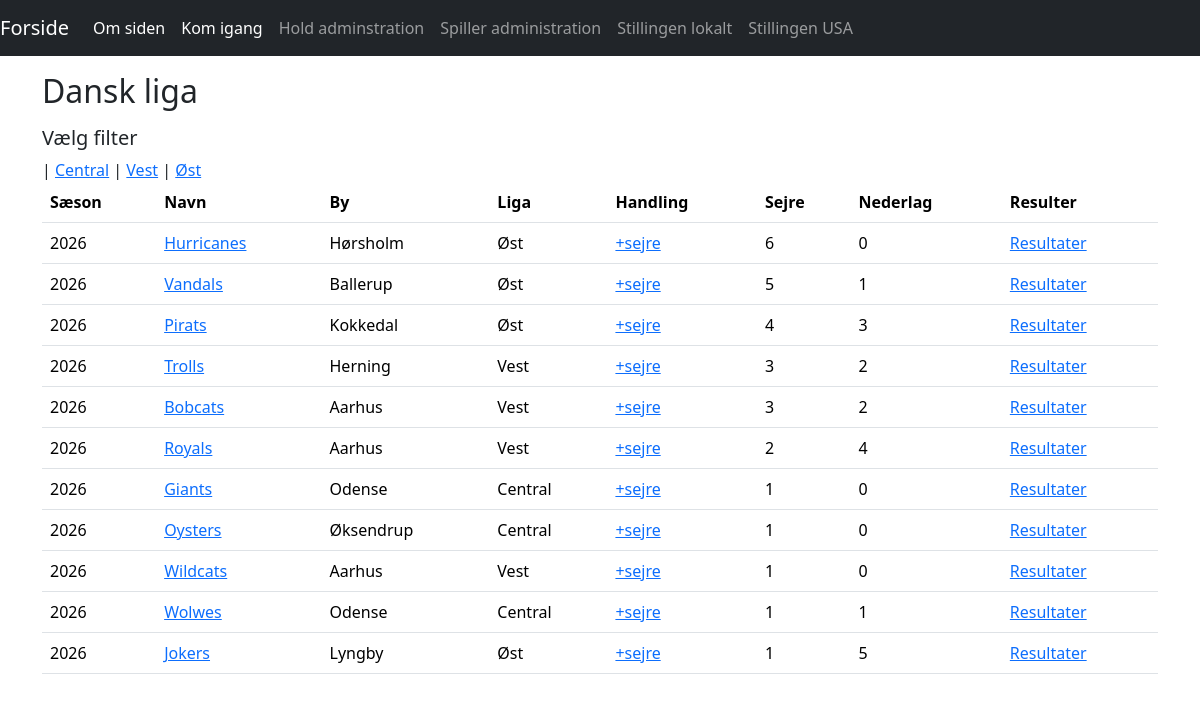
Page /standings-local on the committed database.
### tables this page shows
CREATE TABLE Teams(
	Id INTEGER PRIMARY KEY AUTOINCREMENT,
	Season INTEGER,
	City VARCHAR(50),
	Name VARCHAR(50),
	League VARCHAR(20),
	Division VARCHAR(50)
);

### app.py (the view)
@app.route('/standings-local')
@app.route('/standings-local/<league>')
def standingslocal(league = None):
    if league == None:
        return render_template('standings/standingslocal.html', title = 'Dansk liga',
                               standings = standing_service.get_stadings_local(team_service, result_service),
                               filter_options = team_service.create_filters())
    else:
        return render_template('standings/standingslocal.html', title = 'Dansk liga med filter',
                               standings = standing_service.get_stadings_local_filter_by_league(team_service, result_service, league),
                               filter_options = team_service.create_filters(),
                               selected_league = league)

### models/result.py (called while the page is built)
    @property
    def teamid(self):
        return self.__team_id

    @property
    def wins(self):
        return self.__wins

    @property
    def losses(self):
        return self.__losses

### models/team.py (called while the page is built)
    @property
    def id(self):
        return self.__id

    @property
    def season(self):
        return self.__season

    @property
    def city(self):
        return self.__city

    @property
    def name(self):
        return self.__name

    @property
    def league(self):
        return self.__league

    @property
    def division(self):
        return self.__division

### services/result_service.py (called while the page is built)
    def get_result_by_teamid(self, teamid):
        result = self.__storage.get_result_by_teamid(teamid)
        return result

### services/stadings_service.py (called while the page is built)
    def get_stadings_local(self, team_service, result_service) -> list[Standing]:
        standings = []
        teams = team_service.get_all_teams()
        for team in teams:
            result = result_service.get_result_by_teamid(team.id)
            standing = Standing(team.season, team.id, team.city, team.name, team.league, team.division,
                                   result.teamid, result.wins, result.losses)
            print(f"standing: {standing.teamid}")
            standings.append(standing)
            standings.sort(key=lambda x: (int(x.wins), int(-x.losses)), reverse=True)
        return standings

### services/team_service.py (called while the page is built)
    def get_all_teams(self):
        return self.__storage.get_all_teams()

    def create_filters(self):
        created_teams = self.get_all_teams()
        leagues = []
        for team in created_teams:
            leagues.append(team.league)
        league_unique = list(set(leagues))
        return league_unique

### storage/db_results.py (called while the page is built)
    def get_result_by_teamid(self, teamid):
        cur = self.__connection.cursor()
        cur.execute(self.SELECT_BY_TEAMID_SQL, (teamid,))
        for row in cur:
            result = Result(*row)
        return result

### storage/db_teams.py (called while the page is built)
    def get_all_teams(self) -> list[Team]:
        cur = self.__connection.cursor()
        cur.execute("SELECT * FROM Teams")
        teams = []
        for row in cur:
            team_obj = Team(*row)
            teams.append(team_obj)
        cur.close()
        return teams

### templates/standings/standingslocal.html
{% extends 'layout.html' %}
{% block content %}
    {% if selected_league %}
        <p>filter league: {{selected_league}}</p>
    {% else %}
        <h5>Vælg filter</h5>
        {% for f in filter_options%}
            | <a href="/standings-local/{{f}}">{{f}}</a>
        {% endfor %}
    {% endif %}
    <table class="table">
    <thead>
        <tr>
            <th scope="col">Sæson</th>
            <th scope="col">Navn</th>
            <th scope="col">By</th>
            <th scope="col">Liga</th>
            <th scope="col">Handling</th>
            <th scope="col">Sejre</th>
            <th scope="col">Nederlag</th>
            <th scope="col">Resulter</th>
        </tr>
    </thead>
    <tbody>
    {% for s in standings %}
        <tr>
            <td>{{s.season}}</td>
            <td><a href='/teams/{{s.teamid}}/edit'>{{s.name}}</a></td>
            <td>{{s.city}}</td>
            <td>{{s.league}}</td>
            {% if not selected_league %}
                <td><a href="/team/{{s.teamid}}/add-win">+sejre</a></td>
            {% else %}
                <td><a href="/team/{{s.teamid}}/add-win/{{selected_league}}">+sejre</a></td>
            {% endif %}
            <td>{{s.wins}}</td>
            <td>{{s.losses}}</td>
            <td><a href="/results/{{s.teamid}}/edit">Resultater</a></td>
        </tr>
    {% endfor %}
    </tbody>
    </table>
{% endblock %}

### rows in the picture
Teams: League "Central", season "2026", name "Wolwes", city "Odense", league "Central", wins "1", losses "1"
Teams: League "Vest", season "2026", name "Royals", city "Aarhus", league "Vest", wins "2", losses "4"
Teams: League "Øst", season "2026", name "Hurricanes", city "Hørsholm", league "Øst", wins "6", losses "0"
Teams: season "2026", name "Vandals", city "Ballerup", league "Øst", wins "5", losses "1"
Teams: season "2026", name "Pirats", city "Kokkedal", league "Øst", wins "4", losses "3"
Teams: season "2026", name "Trolls", city "Herning", league "Vest", wins "3", losses "2"
Teams: season "2026", name "Bobcats", city "Aarhus", league "Vest", wins "3", losses "2"
Teams: season "2026", name "Giants", city "Odense", league "Central", wins "1", losses "0"
Teams: season "2026", name "Oysters", city "Øksendrup", league "Central", wins "1", losses "0"
Teams: season "2026", name "Wildcats", city "Aarhus", league "Vest", wins "1", losses "0"
Teams: season "2026", name "Jokers", city "Lyngby", league "Øst", wins "1", losses "5"

### other values in the picture
{{ title }} "Dansk liga"
